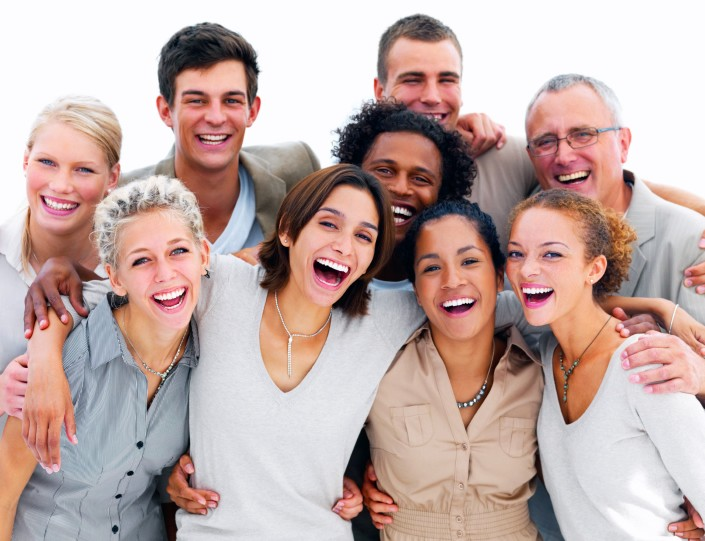
#> input picture opencv/media/gente.jpeg, 705 x 541 px, given in place of the camera
$ python detectarColor.py
#> lines starting #> are read from the running program, lines starting #| are printed output that depends on the picture; after the words box and inside, x2 and y2 are one past the last pixel; in counts of white or black regions, pixels touching at a corner belong together
import cv2
import numpy as np
import imutils
capture = cv2.VideoCapture(0)

def DetectColor(mask,color):
    contours,_ = cv2.findContours(mask,cv2.RETR_EXTERNAL, cv2.CHAIN_APPROX_SIMPLE)
    for c in contours:
        area = cv2.contourArea(c)

        if area > 3000:
            x, y, w, h = cv2.boundingRect(c)
            marked = imutils.resize(frame[y:y+h, x:x+w], width=300)
            # Dibujar un círculo en el centroide
            xCenter = x+ w//2
            yCenter = y+ h//2
            cv2.circle(frame, (xCenter, yCenter), 5, (0, 255, 0), -1)
            cv2.rectangle(frame, (x, y), (x+w, y+h), color, 2)
            cv2.putText(frame, "{},{}".format(xCenter,yCenter), (xCenter + 10, yCenter), cv2.FONT_HERSHEY_SIMPLEX, 1, (0,255,0), 1)
            cv2.imshow("roi", marked)

lowerBlue = np.array([100, 100, 20], np.uint8)
upperBlue = np.array([130, 255, 255], np.uint8)

lowerGreen = np.array([40, 40, 40], np.uint8)
upperGreen = np.array([80, 255, 255], np.uint8)

# el color rojo es un color que abarca desde 0 a 10 y de 170 a 179 por eso se usan dos lower y dos upper
lowerRed1 = np.array([0, 100, 20], np.uint8)
upperRed1 = np.array([5, 255, 255], np.uint8)
lowerRed2 = np.array([175, 100, 20], np.uint8)
upperRed2 = np.array([179, 255, 255], np.uint8)

while capture.isOpened():
    ret, frame = capture.read()
#> frame is the input picture: shape (541, 705, 3); mean B, G, R 166.9, 171.3, 193.9
    if ret:
        frameHSV = cv2.cvtColor(frame, cv2.COLOR_BGR2HSV)
#> frameHSV: shape (541, 705, 3); mean H, S, V 72.7, 54, 197.5
        maskBlue = cv2.inRange(frameHSV, lowerBlue, upperBlue)
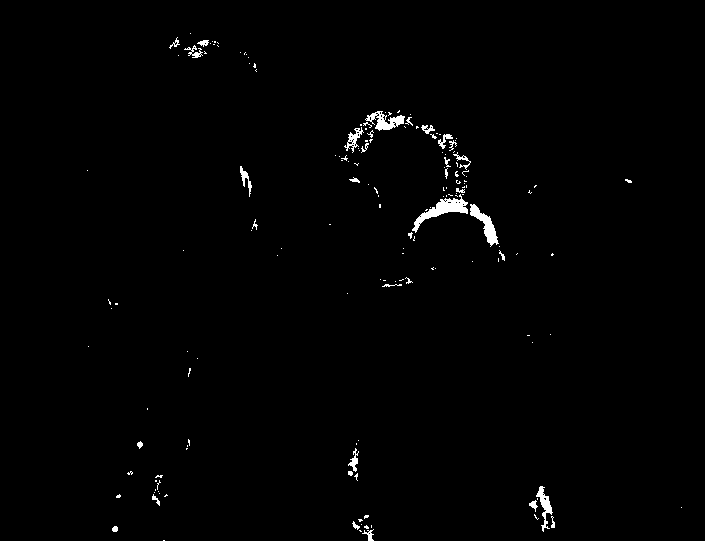
#> maskBlue: shape (541, 705); 0.95% white; 162 white regions (130 under 20 px), largest, box (x1, y1, x2, y2) and area: (412, 194, 468, 233) 617, (470, 204, 499, 247) 421, (365, 111, 405, 131) 369
        maskGreen = cv2.inRange(frameHSV, lowerGreen, upperGreen)
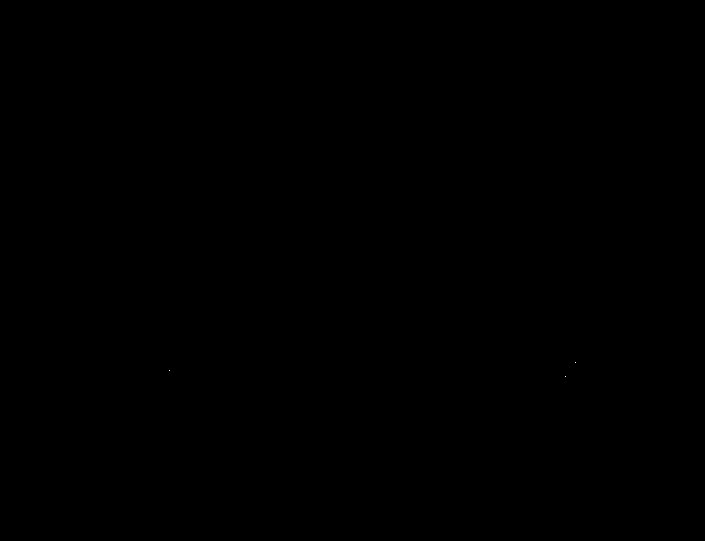
#> maskGreen: shape (541, 705); 0% white in thin lines or dots, all inside (x1, y1, x2, y2) = (169, 362, 576, 377)
        maskRed1 = cv2.inRange(frameHSV, lowerRed1, upperRed1)
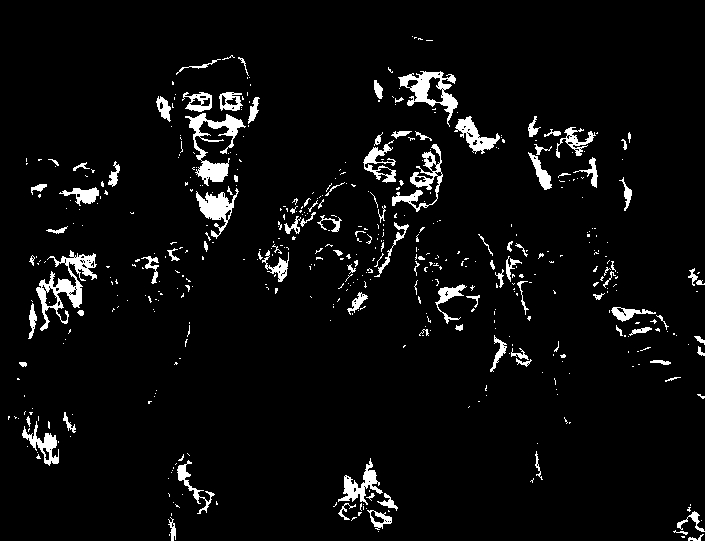
#> maskRed1: shape (541, 705); 4.8% white; 503 white regions (402 under 20 px), largest, box (x1, y1, x2, y2) and area: (36, 250, 97, 331) 1484, (185, 113, 246, 186) 1369, (398, 71, 458, 127) 1110
        maskRed2 = cv2.inRange(frameHSV, lowerRed2, upperRed2)
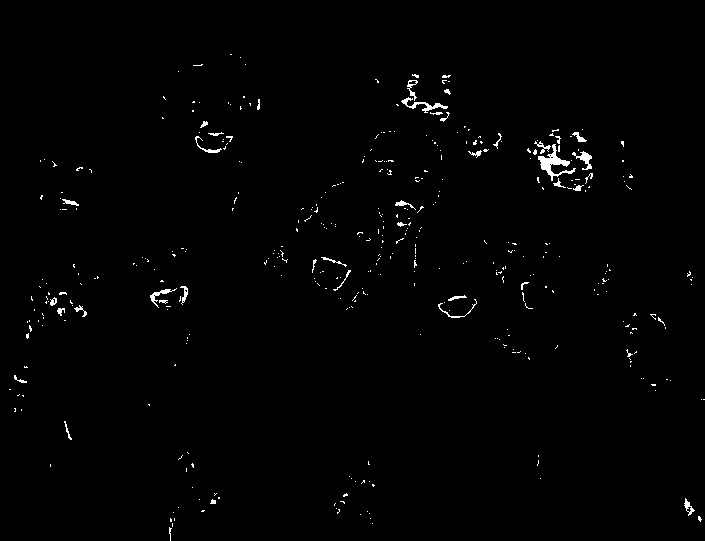
#> maskRed2: shape (541, 705); 0.97% white in thin lines or dots, all inside (x1, y1, x2, y2) = (9, 54, 705, 541)
        maskRed = cv2.add(maskRed1, maskRed2)
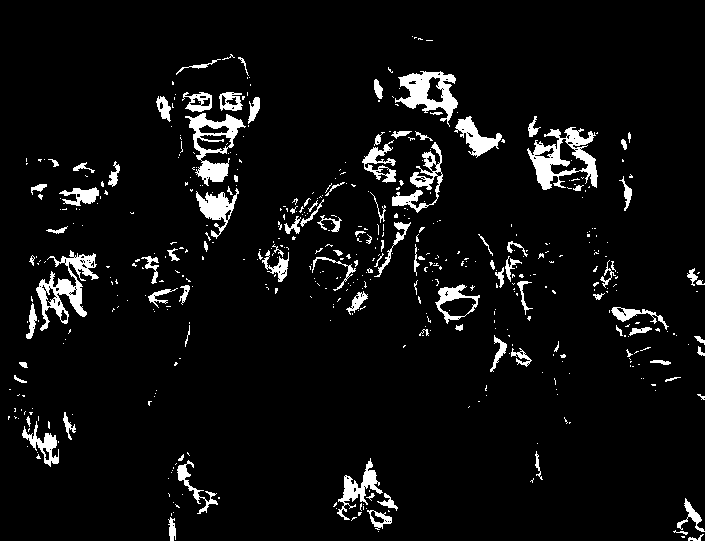
#> maskRed: shape (541, 705); 5.8% white; 501 white regions (398 under 20 px)
        DetectColor(maskBlue, (255,0,0))
#> in DetectColor, `contours,_ = cv2.findContours(mask,cv2.RETR_EXTERNAL, cv2.CHAIN_APPROX..`: contours = 162 contours, 143 with area under 20; largest, box (x1, y1, x2, y2) and area: (412, 194, 468, 233) 548, (470, 204, 499, 247) 366, (365, 111, 405, 131) 325, (536, 486, 553, 532) 213, (344, 127, 364, 153) 142
#> the loop in DetectColor, `for c in contours:` made 162 passes
#> area on passes 3, 4, 8: 36.5, 21.5, 20
        DetectColor(maskGreen, (0,255,0))
#> in DetectColor (call 2), `contours,_ = cv2.findContours(mask,cv2.RETR_EXTERNAL, cv2.CHAIN_APPROX..`: contours = 3 contours, all with area under 20
#> the loop in DetectColor (call 2), `for c in contours:` made 3 passes
#> c on passes 1 to 3: [[565, 376]], [[169, 370]], [[575, 362]]
        DetectColor(maskRed, (0,0,255))
#> in DetectColor (call 3), `contours,_ = cv2.findContours(mask,cv2.RETR_EXTERNAL, cv2.CHAIN_APPROX..`: contours = 497 contours, 425 with area under 20; largest, box (x1, y1, x2, y2) and area: (527, 127, 598, 190) 2300, (185, 113, 246, 186) 1911, (395, 71, 458, 127) 1662, (36, 250, 99, 331) 1658, (435, 284, 480, 324) 934

        cv2.imshow("video", frame)
        # cv2.imshow("mask", mask1)
        if cv2.waitKey(1) & 0xFF == ord("q"):
#> (key q is pressed here)
            break
    else: break

capture.release()
cv2.destroyAllWindows()
